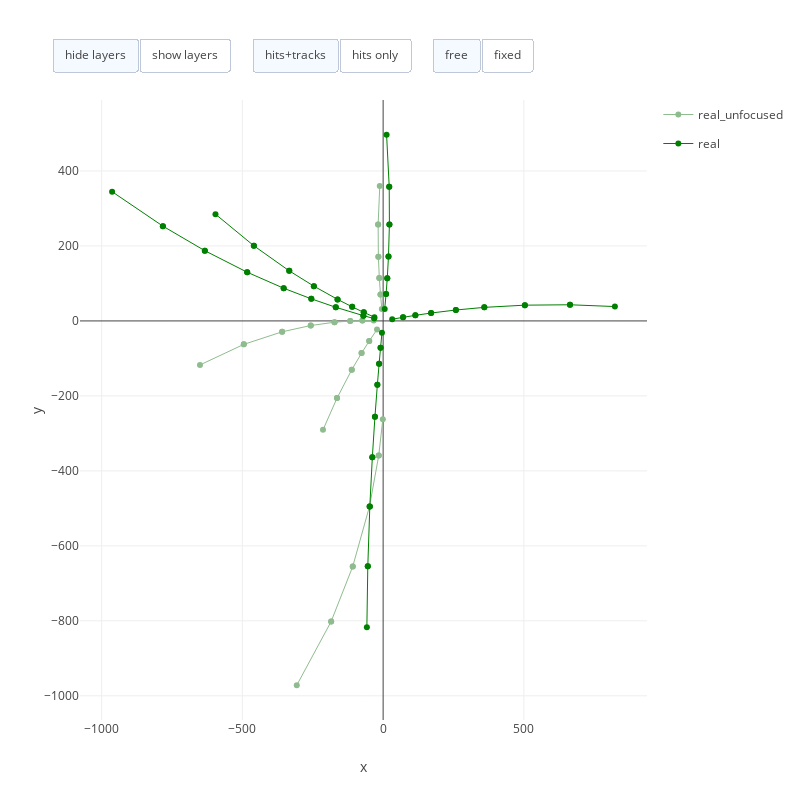
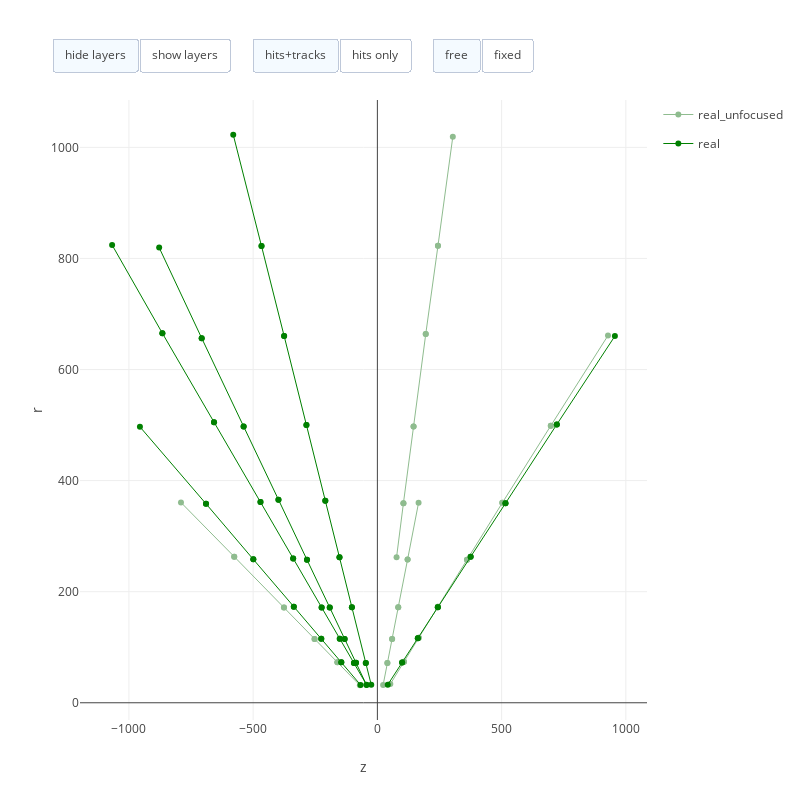
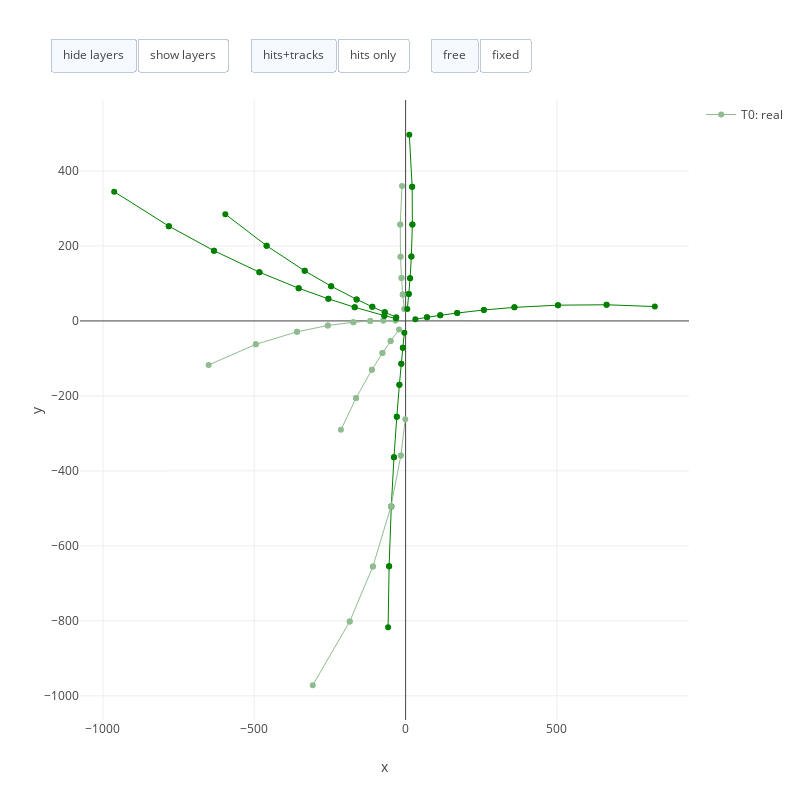

Notebook cell for these charts, in order:
### Code cell
from hepqpr.qallse import DataWrapper
from hepqpr.qallse.cli.func import process_response
from hepqpr.qallse.plotting import *

set_notebook_mode() # if running inside a notebook

# load the dataset and the response_neal (created using the qallse tool)
dw = DataWrapper.from_path('C:/Users/timsc/hepqpr-qallse-data/ds1/event000001000-hits.csv')
with open('C:/Users/timsc/hepqpr-qallse-data/ds1/evt1000-ds1-neal-0-response.pickle', 'rb') as f: 
    import pickle
    response_neal = pickle.load(f)

# process the response_neal and get the set of missing doublets
final_doublets, final_tracks = process_response(response_neal)
precision, recall, missings = dw.compute_score(final_doublets)

# plotting examples
iplot_results(dw, final_doublets, missings)
iplot_results(dw, final_doublets, missings, dims=list('zr'))
iplot_results_tracks(dw, final_tracks)
